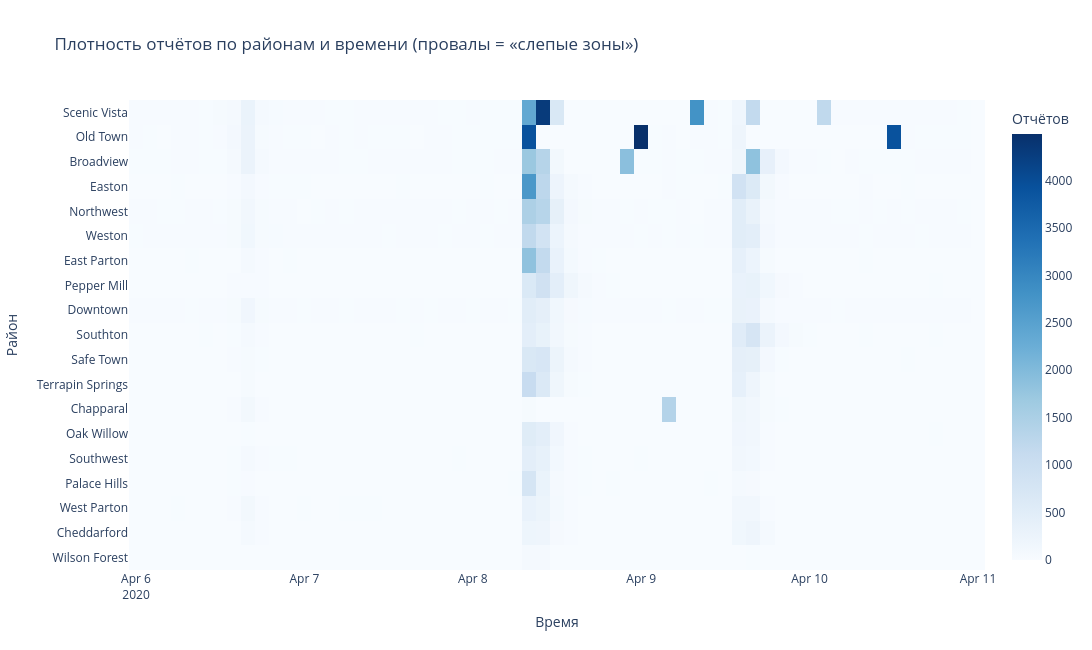

The notebook cell this image was saved under:
### Code cell
# Heatmap: количество отчётов по району и 2-часовому окну
reports_heatmap = df.groupby(
    [pd.Grouper(key='time', freq='2H'), 'neighborhood']
).size().unstack(fill_value=0)

# Сортируем районы по общему количеству отчётов
col_order = reports_by_area.index.tolist()
reports_heatmap = reports_heatmap[col_order]

fig = px.imshow(
    reports_heatmap.T,
    aspect="auto",
    color_continuous_scale='Blues',
    title='Плотность отчётов по районам и времени (провалы = «слепые зоны»)',
    labels=dict(x='Время', y='Район', color='Отчётов')
)

fig.update_layout(width=1200, height=650)
fig.show()
